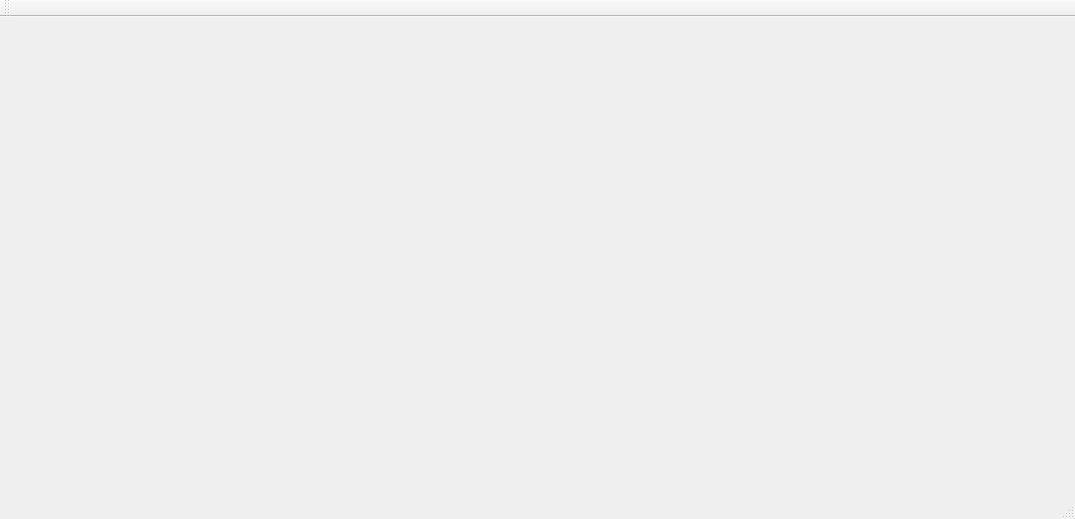
<?xml version="1.0" encoding="UTF-8"?>
<ui version="4.0">
 <class>MainWindow</class>
 <widget class="QMainWindow" name="MainWindow">
  <property name="geometry">
   <rect>
    <x>0</x>
    <y>0</y>
    <width>1075</width>
    <height>519</height>
   </rect>
  </property>
  <property name="windowTitle">
   <string>MainWindow</string>
  </property>
  <widget class="QWidget" name="centralWidget">
   <layout class="QVBoxLayout" name="verticalLayout">
    <item>
     <widget class="KindlerWidget" name="widget" native="true"/>
    </item>
   </layout>
  </widget>
  <widget class="QMenuBar" name="menuBar">
   <property name="geometry">
    <rect>
     <x>0</x>
     <y>0</y>
     <width>1075</width>
     <height>25</height>
    </rect>
   </property>
  </widget>
  <widget class="QToolBar" name="mainToolBar">
   <attribute name="toolBarArea">
    <enum>TopToolBarArea</enum>
   </attribute>
   <attribute name="toolBarBreak">
    <bool>false</bool>
   </attribute>
  </widget>
  <widget class="QStatusBar" name="statusBar"/>
 </widget>
 <layoutdefault spacing="6" margin="11"/>
 <customwidgets>
  <customwidget>
   <class>KindlerWidget</class>
   <extends>QWidget</extends>
   <header>kindlerwidget.h</header>
   <container>1</container>
  </customwidget>
 </customwidgets>
 <resources/>
 <connections/>
</ui>
